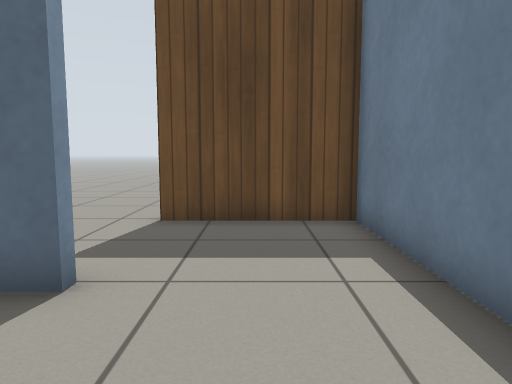
[1] (above)

14 first-person views from a walk through a robot-simulator world made for Gazebo. The camera is 0.72 m above the floor, tilts 6° down and sees 70° across. The floor is counted in squares, 0.5 m on a side. Each view is taken from the middle of a square. On the plan, view 1 faces up. The plan holds only what a view shows up to about 16 squares ahead; the rest is blank. The place goes on beyond the plan. Gazebo's built-in surfaces are drawn with simple patterns.

[2]
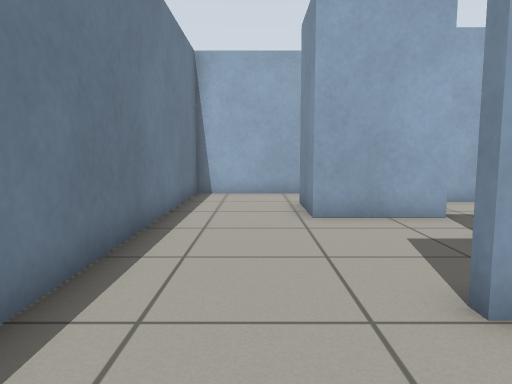

[3]
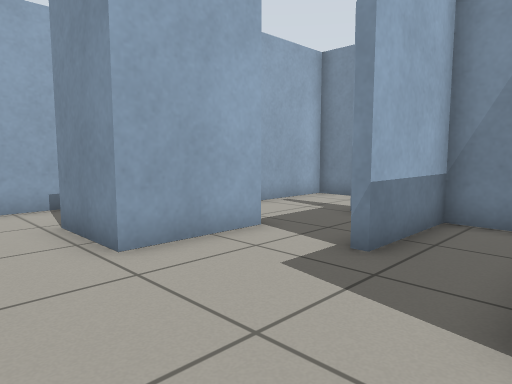

[4]
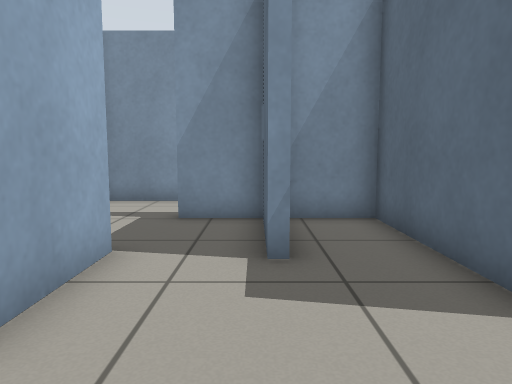

[5]
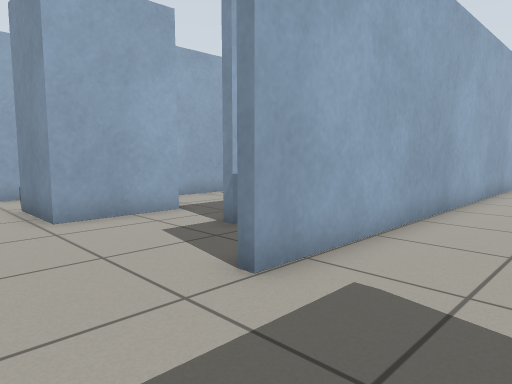

[6]
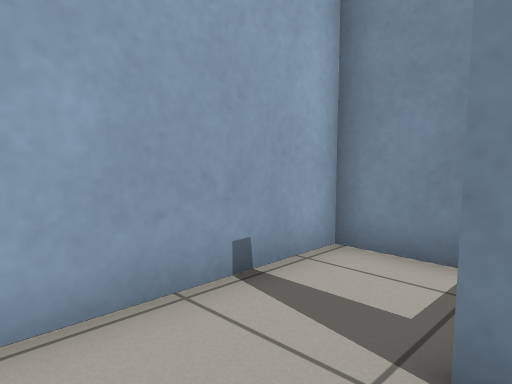

[7]
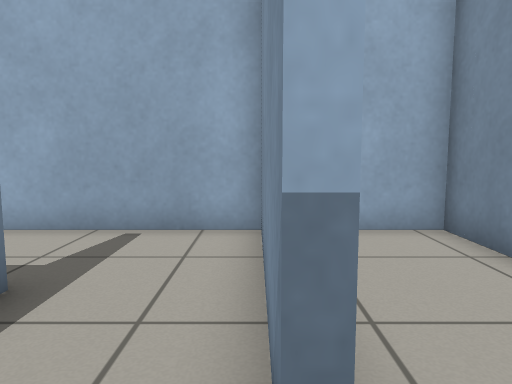

[8]
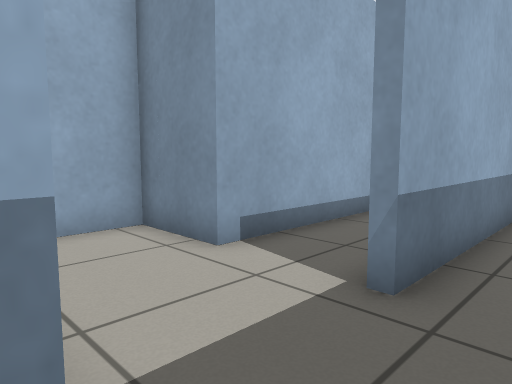

[9]
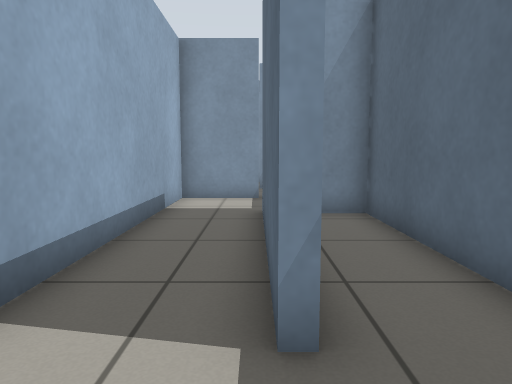

[10]
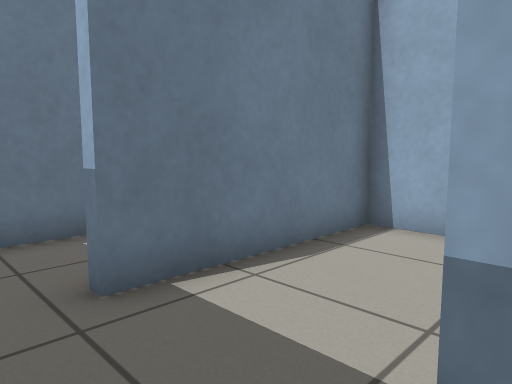

[11]
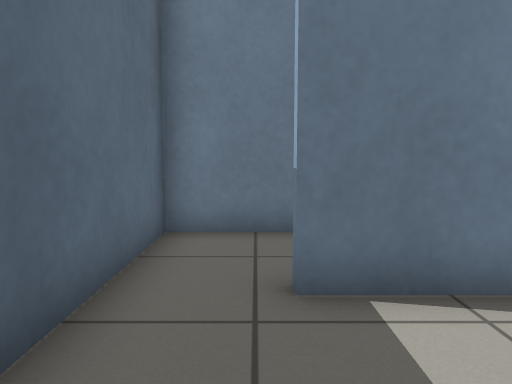

[12]
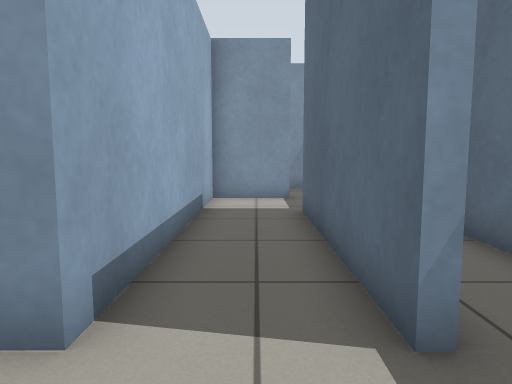

[13]
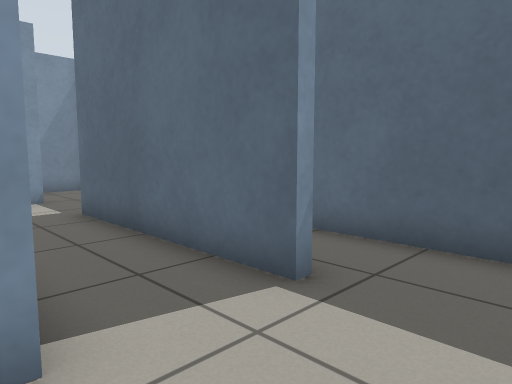

[14]
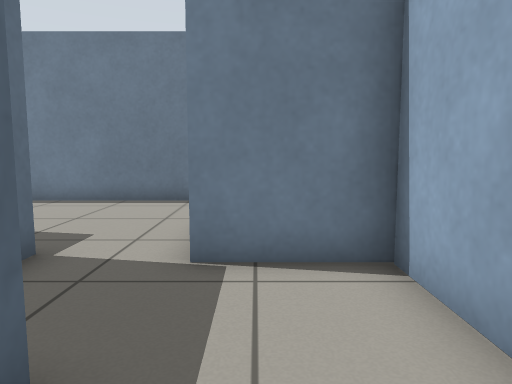

### Floor plan
Points are (right, up) in squares from view 1. A wall is a line through its corners. A room is listed if a view was taken in it or the views show most of it. See-through windows are left out.
Room 1 (views 1, 6)
walls: (-0.5, -6.2) (2.2, -6.2) (2.2, 0.5); (-4.3, -1.1) (-1.3, -1.1) (-1.3, -3.8)
ways out: opening at (-1, 1) to room 3; opening at (-4, 0) to room 6; opening at (-1.5, -4.5) to room 9
Room 2 (views 2, 3, 5)
walls: (2.2, 3.5) (2.2, 7.7) (-2.1, 7.7); (-16.2, 4) (-2, 4)
ways out: opening at (-0.5, 4) to room 3
Room 3 (view 4)
walls: (-2, 3.7) (-7.1, 3.7) (-7.1, 1.6) (-3.9, 1.6); (2.2, 0.5) (2.2, 3.5)
ways out: opening at (-1, 1) to room 1; opening at (-0.5, 4) to room 2
Room 4 (views 7, 8, 9, 10, 11)
walls: (-10.4, 0.6) (-10.4, 1.6) (-10.1, 1.6); (-9.6, 3.7) (-19.7, 3.7) (-19.7, 2.5); (-19, 1.6) (-13.5, 1.6)
ways out: opening at (-12, 1) to room 5; opening at (-10, 2.5) to room 8
Room 5 (views 12, 13)
walls: (-13.6, -1.4) (-13.6, -3.8) (-10.4, -3.8) (-10.4, 0.6)
ways out: opening at (-12, 1) to room 4; opening at (-14, 0) to room 7
Room 6 (view 14)
walls: (-10.1, -0.6) (-10.1, -3.8) (-4.3, -3.8) (-4.3, -1.1); (-3.9, 1.2) (-7.1, 1.2) (-7.1, -0.8)
ways out: opening at (-4, 0) to room 1; opening at (-8.5, 0.5) to room 8
Room 7 (no view inside)
walls: (-22.8, 1.1) (-22.8, -1.4) (-13.6, -1.4); (-13.5, 1.2) (-20.1, 1.2)
ways out: opening at (-14, 0) to room 5
Room 8 (no view inside)
walls: (-10.1, 1.6) (-10.1, -0.6); (-7.4, -0.8) (-7.4, 3.7) (-9.6, 3.7)
ways out: opening at (-10, 2.5) to room 4; opening at (-8.5, 0.5) to room 6
Room 9 (no view inside)
walls: (-4, -4.2) (-4, -6.2) (-0.5, -6.2)
ways out: opening at (-1.5, -4.5) to room 1

Where each view was taken, in squares from view 1:
view 1: 0 up, 0 right, facing up
view 2: 7 up, 0 right, facing down
view 3: 4 up, 1 right, facing down-left
view 4: 1 up, 1 right, facing left
view 5: 7 up, 1 right, facing down-left
view 6: 3 down, 1 right, facing down-left
view 7: 3 up, 10 left, facing down
view 8: 3 up, 10 left, facing down-left
view 9: 1 up, 11 left, facing left
view 10: 3 up, 14 left, facing down-right
view 11: 2 up, 14 left, facing right
view 12: 0 up, 11 left, facing left
view 13: 2 down, 11 left, facing up-left
view 14: 2 down, 9 left, facing right
